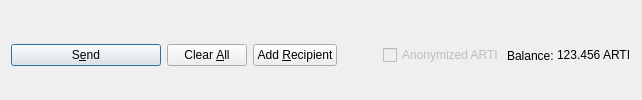
         <widget class="QFrame" name="frame_Send">
          <layout class="QHBoxLayout" name="horizontalLayout">
           <property name="bottomMargin">
            <number>0</number>
           </property>
           <item>
            <widget class="QPushButton" name="sendButton">
             <property name="minimumSize">
              <size>
               <width>150</width>
               <height>0</height>
              </size>
             </property>
             <property name="toolTip">
              <string>Confirm the send action</string>
             </property>
             <property name="text">
              <string>S&amp;end</string>
             </property>
             <property name="icon">
              <iconset resource="../articash.qrc">
               <normaloff>:/icons/send</normaloff>:/icons/send</iconset>
             </property>
             <property name="autoDefault">
              <bool>false</bool>
             </property>
             <property name="default">
              <bool>true</bool>
             </property>
            </widget>
           </item>
           <item>
            <widget class="QPushButton" name="clearButton">
             <property name="sizePolicy">
              <sizepolicy hsizetype="Minimum" vsizetype="Fixed">
               <horstretch>0</horstretch>
               <verstretch>0</verstretch>
              </sizepolicy>
             </property>
             <property name="toolTip">
              <string>Clear all fields of the form.</string>
             </property>
             <property name="text">
              <string>Clear &amp;All</string>
             </property>
             <property name="icon">
              <iconset resource="../articash.qrc">
               <normaloff>:/icons/remove</normaloff>:/icons/remove</iconset>
             </property>
             <property name="autoDefault">
              <bool>false</bool>
             </property>
            </widget>
           </item>
           <item>
            <widget class="QPushButton" name="addButton">
             <property name="toolTip">
              <string>Send to multiple recipients at once</string>
             </property>
             <property name="text">
              <string>Add &amp;Recipient</string>
             </property>
             <property name="icon">
              <iconset resource="../articash.qrc">
               <normaloff>:/icons/add</normaloff>:/icons/add</iconset>
             </property>
             <property name="autoDefault">
              <bool>false</bool>
             </property>
            </widget>
           </item>
           <item>
            <spacer name="horizontalSpacer">
             <property name="orientation">
              <enum>Qt::Horizontal</enum>
             </property>
             <property name="sizeHint" stdset="0">
              <size>
               <width>40</width>
               <height>20</height>
              </size>
             </property>
            </spacer>
           </item>
           <item>
            <layout class="QHBoxLayout" name="horizontalLayout_2">
             <property name="spacing">
              <number>3</number>
             </property>
             <item>
              <widget class="QCheckBox" name="checkzARTI">
               <property name="enabled">
                <bool>false</bool>
               </property>
               <property name="text">
                <string>Anonymized ARTI</string>
               </property>
              </widget>
             </item>
             <item>
              <widget class="QLabel" name="label">
               <property name="text">
                <string>Balance:</string>
               </property>
              </widget>
             </item>
             <item>
              <widget class="QLabel" name="labelBalance">
               <property name="sizePolicy">
                <sizepolicy hsizetype="Preferred" vsizetype="Fixed">
                 <horstretch>0</horstretch>
                 <verstretch>0</verstretch>
                </sizepolicy>
               </property>
               <property name="cursor">
                <cursorShape>IBeamCursor</cursorShape>
               </property>
               <property name="text">
                <string notr="true">123.456 ARTI</string>
               </property>
               <property name="textInteractionFlags">
                <set>Qt::LinksAccessibleByMouse|Qt::TextSelectableByKeyboard|Qt::TextSelectableByMouse</set>
               </property>
              </widget>
             </item>
            </layout>
           </item>
          </layout>
         </widget>
